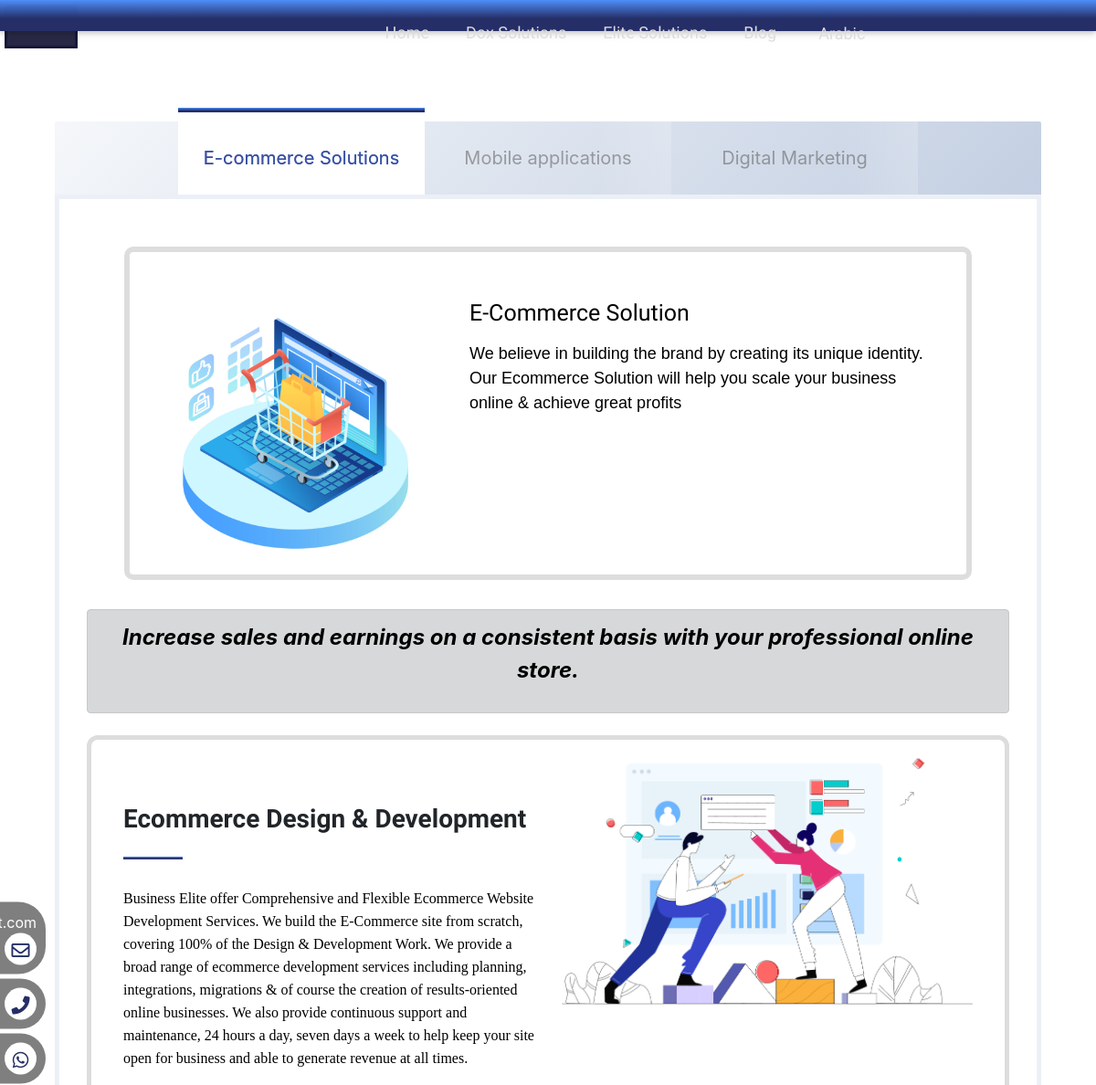
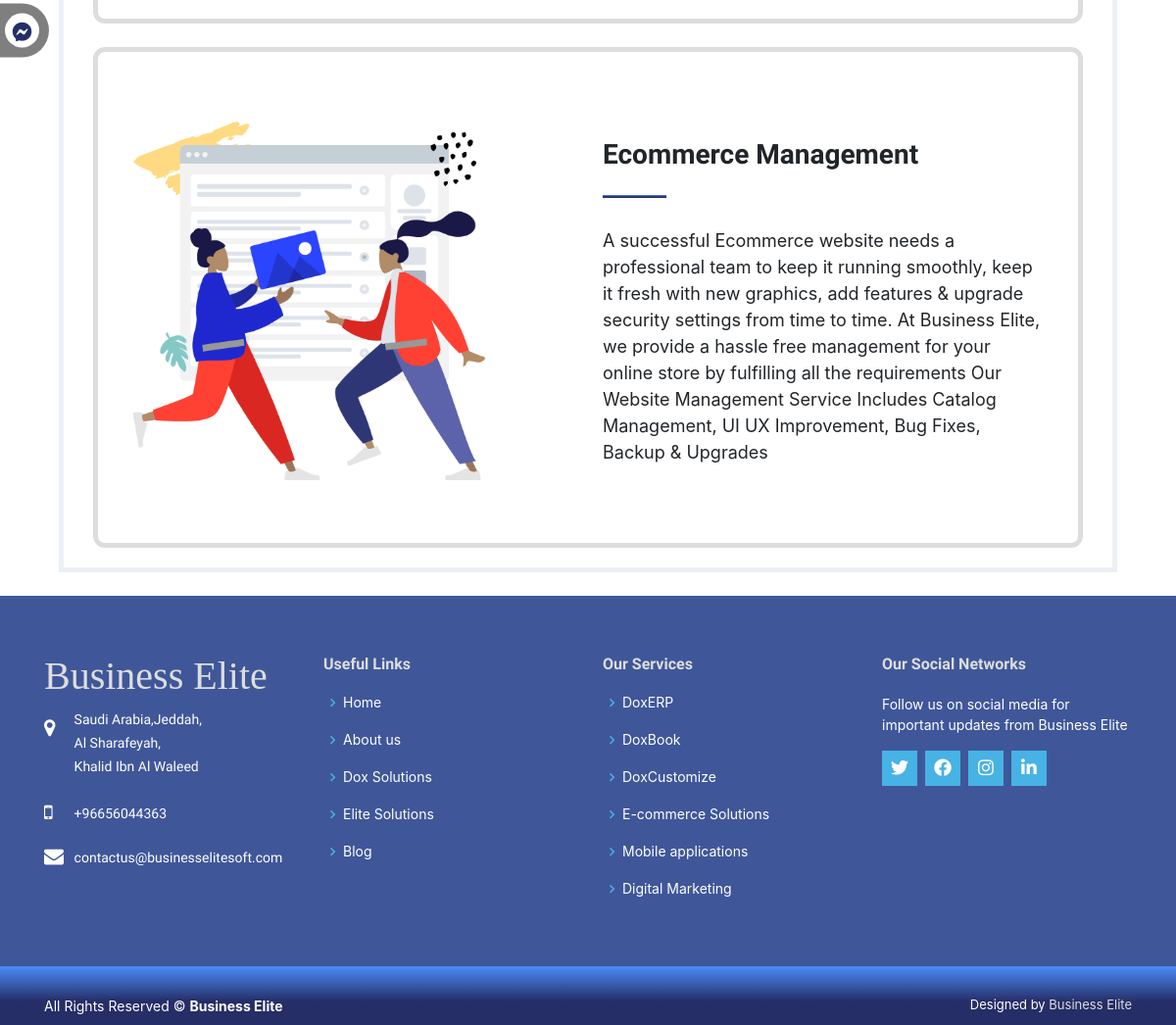
Before: /e-commerce-solutions/ with the older database file (2 pictures, top to bottom).
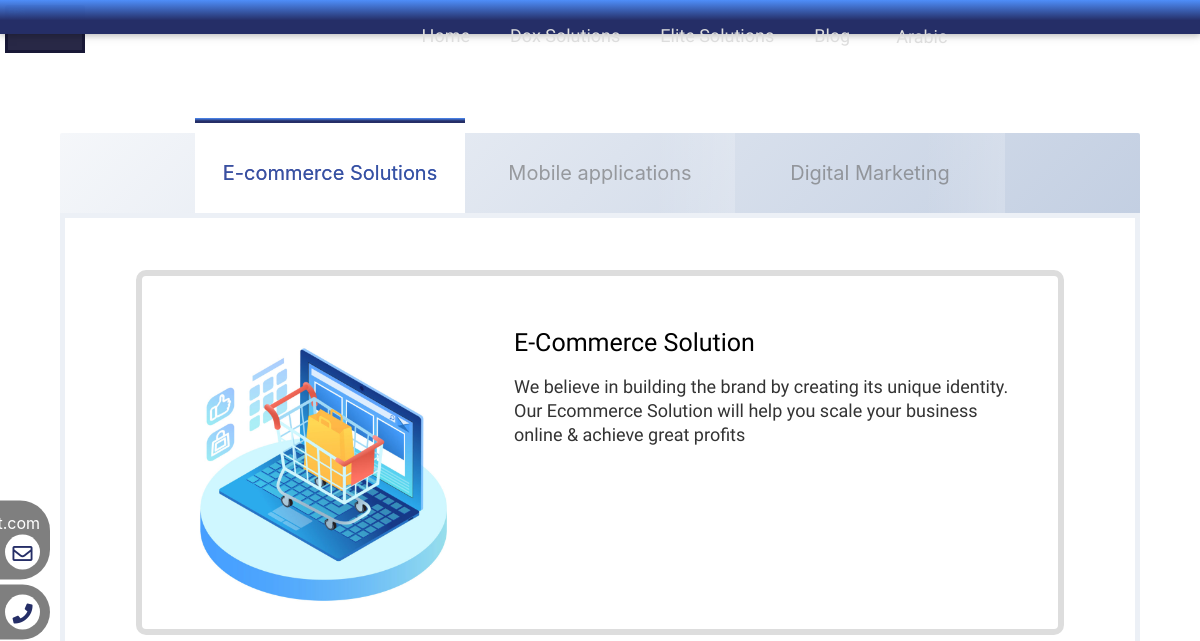
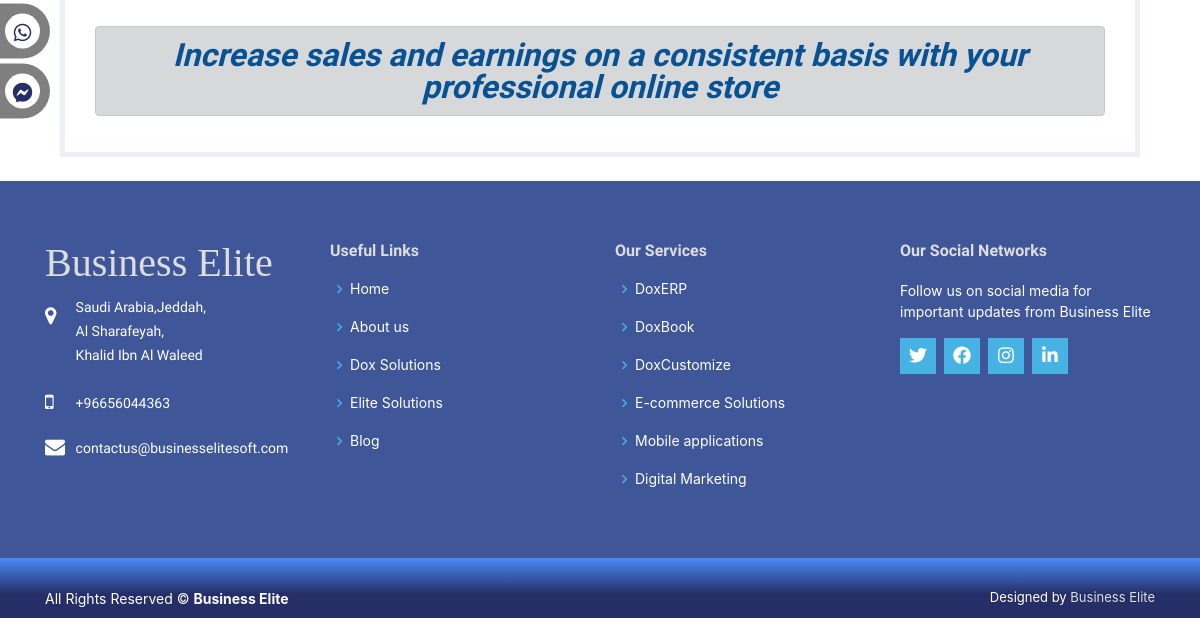
After: the same page with the newer database file (2 pictures, top to bottom).
### properties/models.py (models this page shows, shortened)
class Category(models.Model):
    name = models.CharField(max_length=200)
    slug = models.SlugField(blank=True, null=True)
    def get_absolute_url(self):
        return reverse('properties:dox_detail', args=[self.slug])

class SubCategory(models.Model):
    category = models.ForeignKey(Category, related_name='sub_category', on_delete=models.CASCADE)
    name = models.CharField(max_length=100)
    slug = models.SlugField(blank=True, null=True)
    def get_absolute_url(self):
        return reverse('properties:dox_detail', args=[self.slug])

class DetailSubCategory(models.Model):
    category = models.ForeignKey(SubCategory, related_name='detail_sub_category', on_delete=models.CASCADE)
    title = models.CharField(max_length=100, blank=True, null=True)
    description = models.TextField(max_length=10000, blank=True, null=True)
    message = models.TextField(max_length=10000, blank=True, null=True)
    image = models.ImageField(upload_to='detail_page/', blank=True, null=True)
    slug = models.SlugField(blank=True, null=True)
    def get_absolute_url(self):
        return reverse('properties:dox_detail', kwargs={"slug": self.slug})

class DetailSection(models.Model):
    category = models.ForeignKey(DetailSubCategory, related_name='detail_section', on_delete=models.CASCADE)
    title_section = models.CharField(max_length=100, blank=True, null=True)
    description_section = models.TextField(max_length=10000, blank=True, null=True)
    image_section = models.ImageField(upload_to='detail_page/', blank=True, null=True)
    slug = models.SlugField(blank=True, null=True)

### properties/views.py (the view)
# urls.py: path("<slug:slug>/", views.nav, name="dox_detail"),
def nav(request, slug):
    if slug in ['dox-solutions', 'doxerp', 'doxbook', 'doxcustomize']:
        sub_category = SubCategory.objects.all()[:3]
    else:
        sub_category = SubCategory.objects.all()[3:]
    details = DetailSubCategory.objects.filter(category__slug=slug)
    cards_features = CardsFeatures.objects.filter(category__slug=slug)
    cards_features_count = cards_features.count()
    cards_units = CardsProgramUnits.objects.filter(category__slug=slug)
    detail_section = DetailSection.objects.filter(category__slug=slug)
    detail_section_count = detail_section.count()
    return render(request, 'details/category-page-dox.html',
        {
            'sub_category': sub_category,
            'details': details,
            'cards_features': cards_features,
            'cards_units': cards_units,
            'cards_features_count': cards_features_count,
            'detail_section': detail_section,
            'detail_section_count': detail_section_count,
        })

### project/context_processor.py (called while the page is built)
def category(request):
    categories_base = Category.objects.all()
    sub_category_base = SubCategory.objects.all()
    return {'categories_base': categories_base, 'sub_category_base': sub_category_base}

### templates/details/category-page-dox.html (shortened to what this page needs)
{% extends "base.html" %}
{% load static %}
{% block body %}
   <main id="main">
      <div class="tabs-section">
      <div id="wrapper">
        <div class="content">
          <div class="tabs" id="detail_tabs" style="margin-top: 9%;">
            {% for sub in sub_category %}
            <a href="{{sub.get_absolute_url}}" class="tablinks {% if request.path == sub.get_absolute_url %} active {%endif%}" data-country="{{sub.name}}">
              <p data-title="{{sub.name}}" data-slug="{{sub.slug}}">{{sub.name}}</p>
            </a>
            {% endfor %}
          </div>
            <div class="wrapper_tabcontent">
             {% for detail in details %}
              <div id="{{detail.get_absolute_url}}" class="tabcontent active ">
                <article class="postcard col-md-12 col-sm-12" data-aos="zoom-in" data-aos-duration="3000"
                  data-aos-easing="ease-in-out-cubic">
                  <div class="postcard__image" role="img" aria-label="postcard image man looking to left" title="image" style="margin-top: 4%;">
                      {% if details %}
                      <img class="d-block w-100" src="{{detail.image.url}}">
                      {% endif %}
                  </div>
                  <div class="postcard__body">
                    <div class="postcard__text">
                      <h2 class="postcard__title">
                        <a class="postcard__title--link" href="#">{{detail.title}}</a>
                      </h2>
                      <p class="postcard__description">{{detail.description|safe}}</p>
                    </div>
                  </div>
                </article>
                {% if detail.message != None %}
                  <div class="alert alert-dark text-center" role="alert" data-aos="zoom-in" data-aos-duration="3000"
                  data-aos-easing="ease-in-out-cubic">
                    {{detail.message|safe}}
                  </div>
                {% endif %}
                {% if detail_section_count > 0 %}
                  {% for section in detail_section %}
                    {% if forloop.first %}
                      <div class="standard-picture mt-4">
                        <div class="container"  data-aos="fade-up">
                          <div class="row">
                            <div class="col-md-6">
                              <div class="list-info">
                                <h3 class="standar-head head-border">{{section.title_section}}</h3>
                                <p class="standar-desc">{{section.description_section|safe}}</p>
                              </div>
                            </div>
                            <div class="col-md-6">
                              <img class="img-rsponsive  center-block standar-img" src="{{section.image_section.url}}" alt="">
                            </div>
                          </div>
                        </div>
                      </div>
                    {% endif %}
                    {% if forloop.counter == 2 %}
                      <div class="sublist mt-4">
                        <div class="container">
                          <div class="row">
                            <div class="col-md-6">
                              <img class="img-rsponsive center-block sub-img hidden-sm hidden-xs" src="{{section.image_section.url}}" alt="">
                            </div>
                            <div class="col-md-6">
                              <div class="list-info">
                                <h3 class="sublis-head head-border">{{section.title_section}}</h3>
                                <p class="sublist-desc">{{section.description_section|safe}}</p>
                              </div>
                            </div>
                          </div>
                        </div>
                      </div>
                    {% endif %}
                 {% endfor %}
                {% endif %}
              </div>
            {% endfor %}
            </div>
        </div>
      </div>
    </div>
   </main>
{% endblock body %}

### templates/base.html (shortened to what the changed rows need)
<!DOCTYPE html>
{% load static %}
{% load i18n %}
<html lang="en">
<head>
  <link rel="stylesheet" href="https://cdnjs.cloudflare.com/ajax/libs/font-awesome/5.15.3/css/all.min.css" />
  <link href="https://cdn.rawgit.com/michalsnik/aos/2.1.1/dist/aos.css" rel="stylesheet">
  <link href="//db.onlinewebfonts.com/c/0a1d844d3d15ec142620a5e906eecf76?family=Dealer+Strikes" rel="stylesheet" type="text/css"/>
  <link href="https://cdnjs.cloudflare.com/ajax/libs/Swiper/4.4.2/css/swiper.min.css" rel="stylesheet">
  <link href="{% static 'assets/vendor/bootstrap/css/bootstrap.min.css' %}" rel="stylesheet">
  <link href="{% static 'assets/vendor/icofont/icofont.min.css' %}" rel="stylesheet">
  <link href="{% static 'assets/vendor/boxicons/css/boxicons.min.css' %}" rel="stylesheet">
  <link href="{% static 'assets/vendor/remixicon/remixicon.css' %}" rel="stylesheet">
  <link href="{% static 'assets/vendor/venobox/venobox.css' %}" rel="stylesheet">
  <link href="{% static 'assets/vendor/owl.carousel/assets/owl.carousel.min.css' %}" rel="stylesheet">
  <link href="{% static 'assets/vendor/aos/aos.css' %}" rel="stylesheet">
  <link href="{% static 'assets/vendor/glightbox/css/glightbox.min.css' %}" rel="stylesheet">
  <link href="{% static 'assets/css/animate.css' %}" rel="stylesheet">
  <link href="{% static 'assets/css/style.css' %}" rel="stylesheet">
  <link rel="stylesheet" href="https://cdnjs.cloudflare.com/ajax/libs/font-awesome/4.7.0/css/font-awesome.min.css">
  {% get_current_language as LANGUAGE_CODE %}
</head>
<body>
  <div id="menu-jk" class="header-container container-fluid">
    <div class="header-top">
      <div class="container">
        <div class="row">
          <div class="col-lg-9 col-md-6">
            <div class="container">
              <nav class="navbar navbar-expand-lg navbar-light">
                <div class="collapse navbar-collapse" id="navbarSupportedContent">
                  <ul class="navbar-nav m-auto">
                    {% for cat in categories_base %}
                      <li class="nav-item">
                        <a class="nav-link" href="{{cat.get_absolute_url}}" target="_blank">{{cat.name}}</a>
                      </li>
                    {% endfor %}
                    <li class="nav-item">
                      {% get_current_language as LANGUAGE_CODE %}
                      {% get_available_languages as LANGUAGES %}
                      {% get_language_info_list for LANGUAGES as languages %}
                          <form action="{% url 'set_language' %}" method="post">
                              {% for language in languages %}
                                  {% if language.code != LANGUAGE_CODE %}
                                      <button type="submit" name="language" value="{{ language.code }}"
                                              style="background-color: #fff0;border: none;color: #ff">
                                        <p class="nav-link">{{ language.name }}</p>
                                      </button>
                                  {% endif %}
                              {% endfor %}
                          </form>
                    </li>
                  </ul>
                </div>
              </nav>
            </div>
          </div>
        </div>
      </div>
    </div>
  </div>
  {% block body %}
  {% endblock body %}
  <footer id="footer">
    <div class="footer-top">
      <div class="container">
        <div class="row">
          <div class="col-lg-3 col-md-6 footer-links">
            <ul>
              {% for cat in categories_base %}
                <li><i class="bx bx-chevron-right"></i> <a href="{{cat.get_absolute_url}}">{{cat.name}}</a></li>
              {% endfor %}
            </ul>
          </div>
          <div class="col-lg-3 col-md-6 footer-links">
            <ul>
              {% for sub in sub_category_base %}
                <li><i class="bx bx-chevron-right"></i> <a href="{{sub.get_absolute_url}}">{{sub.name}}</a></li>
              {% endfor %}
            </ul>
          </div>
        </div>
      </div>
    </div>
  </footer>
 {% get_current_language as LANGUAGE_CODE %}
</body>
</html>

Changed rows visible on the page:
removed DetailSection: title_section "Ecommerce Design & Development", description_section "Business Elite offer Comprehensive and Flexible Ecommerce Website Development Services. We build the E-Commerce site from scratch, covering 100% of the Design & Development Work. We provide a broad range of ecommerce development services including planning, integrations, migrations & of course the creation of results-oriented online businesses. We also provide continuous support and maintenance, 24 hours a day, seven days a week to help keep your site open for business and able to generate revenue at all times.", image_section (picture)
removed DetailSection: image_section (picture), title_section "Ecommerce Management", description_section "A successful Ecommerce website needs a professional team to keep it running smoothly, keep it fresh with new graphics, add features & upgrade security settings from time to time. At Business Elite, we provide a hassle free management for your online store by fulfilling all the requirements Our Website Management Service Includes Catalog Management, UI UX Improvement, Bug Fixes, Backup & Upgrades"
changed DetailSubCategory "E-Commerce Solution": message "Increase sales and earnings on a consistent basis with your professional online store." → "Increase sales and earnings on a consistent basis with your professional online store"
